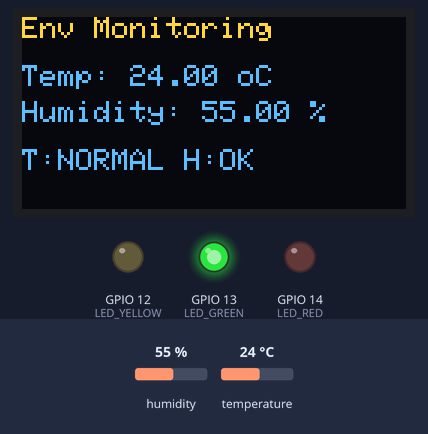
This sketch was run on a simulated ESP32. Shown: 128×64 one-colour display, output pins drawn as LEDs (lit = HIGH). The test bench sets the inputs (shaded band); at power-on: temperature 24 °C, humidity 55 %. The OLED is the two-colour kind (top 16 rows yellow); WiFi joins after 1.5 s; servers stay silent unless stated; what the sketch prints to the serial monitor is not drawn.

Above: at 5.0 s.
5.1 s: temperature set to 28 °C
At 7.6 s:
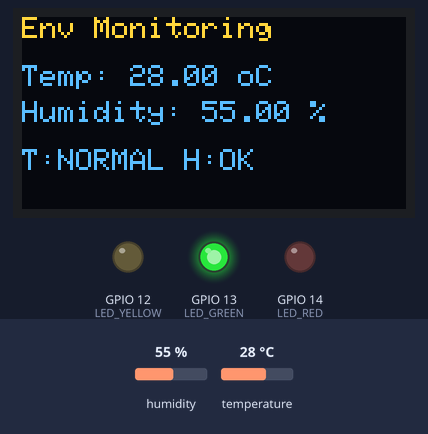
8.4 s: temperature set to 31 °C
At 10.6 s:
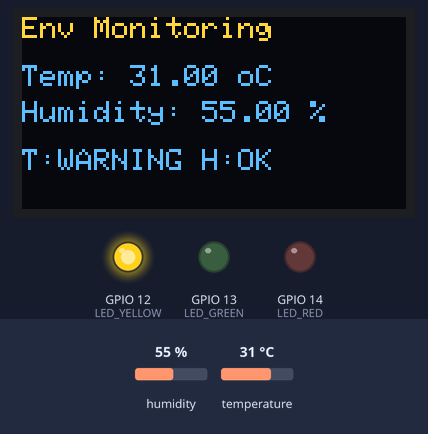
10.9 s: temperature set to 34 °C
At 12.6 s:
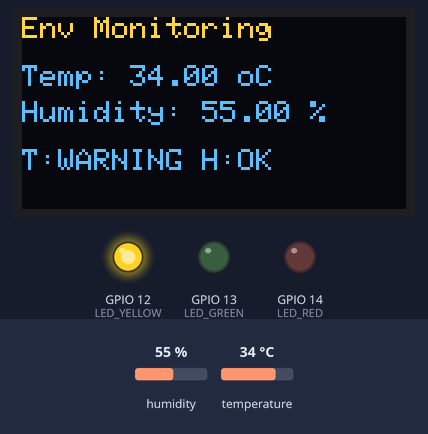
13.4 s: temperature set to 37 °C
At 15.6 s:
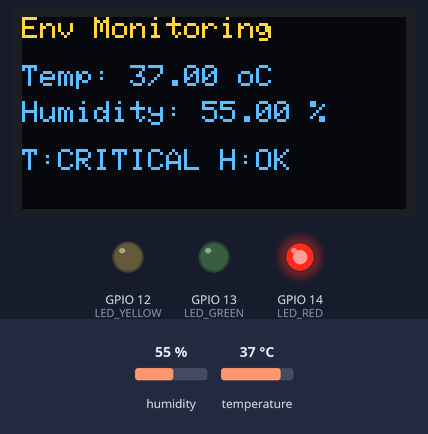
15.9 s: humidity set to 31 %
At 17.6 s:
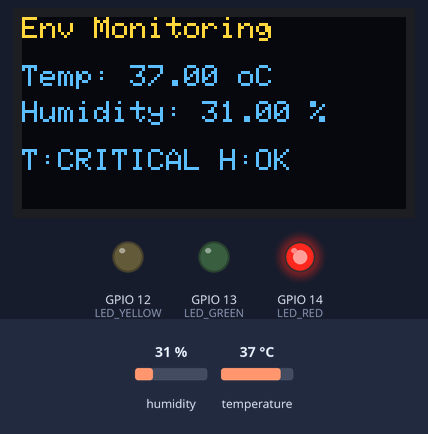
18.4 s: humidity set to 28 %
At 20.7 s:
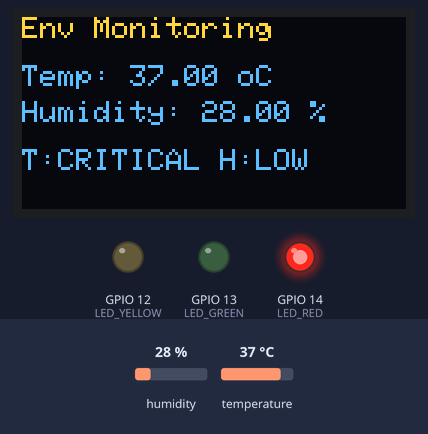
Timing chart, 0 to 21.9 s (numbered marks = the images above; inputs shaded):
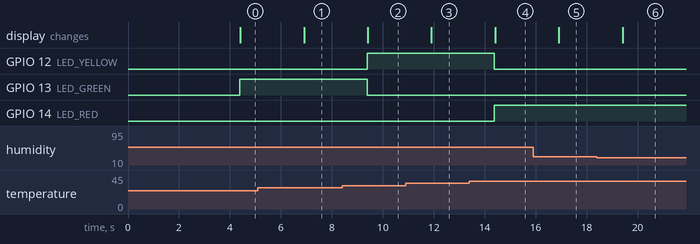

Measured:
- the behaviour switches between 29 and 30 °C on temperature (found by bisection; images 1 and 2)
- the behaviour switches between 35 and 36 °C on temperature (found by bisection; images 3 and 4)
- the behaviour switches between 30 and 29 % on humidity (found by bisection; images 5 and 6)
- after the input at 5.1 s, the display: changes after 1.8 s (image 1)
- after the input at 8.4 s, GPIO 12 (LED_YELLOW): LOW → HIGH after 0.98 s; GPIO 13 (LED_GREEN): HIGH → LOW after 0.98 s; the display: changes after 1.0 s (image 2)
- after the input at 10.9 s, the display: changes after 1.0 s (image 3)
- after the input at 13.4 s, GPIO 12 (LED_YELLOW): HIGH → LOW after 0.98 s; GPIO 14 (LED_RED): LOW → HIGH after 0.98 s; the display: changes after 1.0 s (image 4)
- after the input at 15.9 s, the display: changes after 1.0 s (image 5)
- after the input at 18.4 s, the display: changes after 1.0 s (image 6)

The sketch:

Day19_IoT_Temp_Humidity_Monitor.ino
```cpp
#define BLYNK_TEMPLATE_ID "TMPL3z8zmHOS6"
#define BLYNK_TEMPLATE_NAME "Environmental Monitoring"
#define BLYNK_AUTH_TOKEN    "-fwZ-RuAACwespJSscrzMNC5VnBYUFZj"

#define BLYNK_PRINT Serial

#include <WiFi.h>
#include <BlynkSimpleEsp32.h>
#include <Wire.h>
#include <Adafruit_GFX.h>
#include <Adafruit_SSD1306.h>
#include "DHT.h"

char ssid[] = "Rk";
char pass[] = "aq12bfgh";

#define DHTPIN 4
#define DHTTYPE DHT11
DHT dht(DHTPIN, DHTTYPE);

#define SCREEN_WIDTH 128
#define SCREEN_HEIGHT 64
#define OLED_RESET -1
Adafruit_SSD1306 display(SCREEN_WIDTH, SCREEN_HEIGHT, &Wire, OLED_RESET);

#define LED_GREEN 13
#define LED_YELLOW 12
#define LED_RED 14

BlynkTimer timer;

void readAndSendData() {

  float humidity = dht.readHumidity();
  float temperature = dht.readTemperature();
  if (isnan(humidity) || isnan(temperature)) {
    Serial.println("DHT11 Read Failed");
    return;
  }

  String tempStatus, humStatus;

  digitalWrite(LED_GREEN, LOW);
  digitalWrite(LED_YELLOW, LOW);
  digitalWrite(LED_RED, LOW);

  if (temperature < 30) {
    digitalWrite(LED_GREEN, HIGH);
    tempStatus = "NORMAL";
  }
  else if (temperature <= 35) {
    digitalWrite(LED_YELLOW, HIGH);
    tempStatus = "WARNING";
  }
  else {
    digitalWrite(LED_RED, HIGH);
    tempStatus = "CRITICAL";
  }

  if (humidity >= 30 && humidity <= 60) {
    humStatus = "OK";
  }
  else if (humidity < 30) {
    humStatus = "LOW";
  }
  else {
    humStatus = "HIGH";
  }

  display.clearDisplay();
  display.setTextColor(SSD1306_WHITE);
  display.setTextSize(1);

  display.setCursor(0, 0);
  display.println("Env Monitoring");

  display.setCursor(0, 16);
  display.print("Temp: ");
  display.print(temperature);
  display.println(" oC");

  display.setCursor(0, 28);
  display.print("Humidity: ");
  display.print(humidity);
  display.println(" %");

  display.setCursor(0, 44);
  display.print("T:");
  display.print(tempStatus);
  display.print(" H:");
  display.println(humStatus);

  display.display();

  Blynk.virtualWrite(V0, temperature);
  Blynk.virtualWrite(V1, humidity);
  Blynk.virtualWrite(V2, tempStatus);
  Blynk.virtualWrite(V3, humStatus);

  unsigned long uptimeSec = millis() / 1000;
  Blynk.virtualWrite(V4, String(uptimeSec) + " sec");

  Serial.print("Temp: ");
  Serial.print(temperature);
  Serial.print(" oC | Humidity: ");
  Serial.print(humidity);
  Serial.print(" % | ");
  Serial.print(tempStatus);
  Serial.print(" / ");
  Serial.println(humStatus);
}

void setup() {
  Serial.begin(115200);

  pinMode(LED_GREEN, OUTPUT);
  pinMode(LED_YELLOW, OUTPUT);
  pinMode(LED_RED, OUTPUT);

  dht.begin();

  if (!display.begin(SSD1306_SWITCHCAPVCC, 0x3C)) {
    Serial.println("OLED not detected");
    while (true);
  }

  display.clearDisplay();
  display.setCursor(0, 0);
  display.println("Connecting WiFi...");
  display.display();

  Blynk.begin(BLYNK_AUTH_TOKEN, ssid, pass);

  timer.setInterval(2500L, readAndSendData);
}

void loop() {
  Blynk.run();
  timer.run();
}
```
